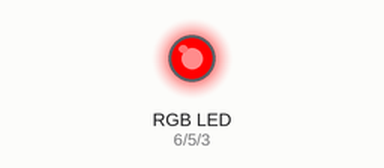
A sketch run on a simulated Arduino Uno, built with avr-gcc and run on an emulated ATmega328P. Parts: an RGB LED mixed from three pins (HIGH = lit).

Above: at 0.05 s.
At 0.75 s:
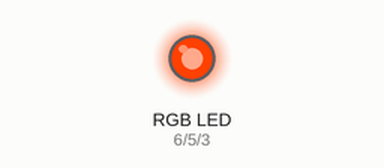
At 1.45 s:
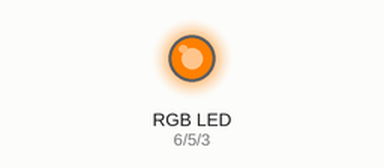
At 1.8 s:
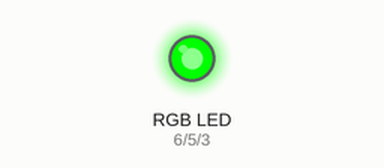
At 2.2 s:
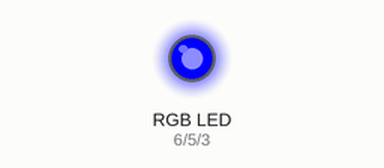
At 2.95 s:
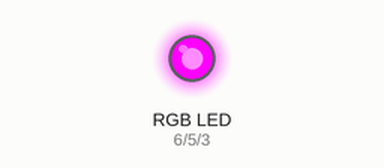
Timing chart, 0 to 6.9 s (numbered marks = the images above):
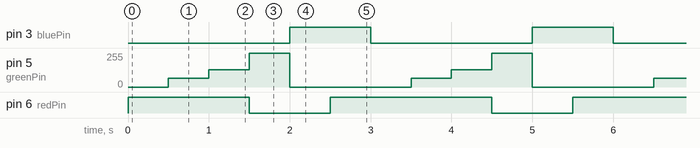

The sketch:

Rainbow.ino
```cpp
//This works
int redPin = 6;
int greenPin = 5;
int bluePin = 3;

void setup() {
  Serial.begin(9600);
  pinMode(redPin, OUTPUT);
  pinMode(greenPin, OUTPUT);
  pinMode(bluePin, OUTPUT);
}

void loop() {
  setColor(255,0 ,0);
  delay(500);
  setColor(255, 65, 0);
  delay(500);
  setColor(255, 128, 0);
  delay(500);
  setColor(0, 255, 0);
  delay(500);
  setColor(0, 0, 255);
  delay(500);
  setColor(255, 0, 255);
  delay(500);
}

void setColor(int redValue, int greenValue, int blueValue) {
  analogWrite(redPin, redValue);
  analogWrite(greenPin, greenValue);
  analogWrite(bluePin, blueValue);
}
```

Measured:
- by itself, pin 3 (bluePin): alternates HIGH for 1.0 s and LOW for 2.0 s
- by itself, pin 5 (greenPin): repeats every 3.0 s: 128/255 0.50 s, 255/255 0.50 s, 0/255 1.5 s, 65/255 0.50 s
- by itself, pin 6 (redPin): repeats every 3.0 s: LOW 1.0 s, HIGH 2.0 s
